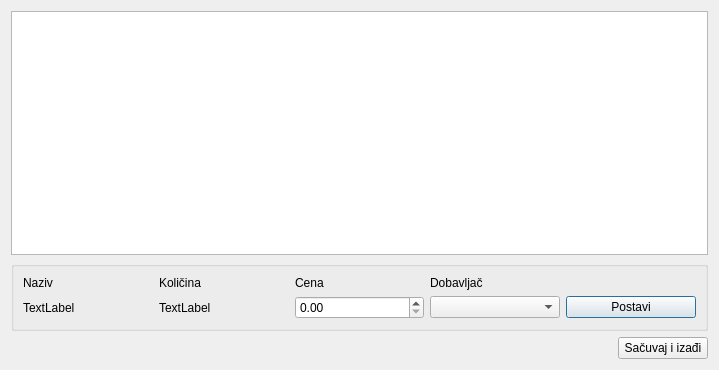
<?xml version="1.0" encoding="UTF-8"?>
<ui version="4.0">
 <class>BiranjeDobavljacaA4</class>
 <widget class="QDialog" name="BiranjeDobavljacaA4">
  <property name="geometry">
   <rect>
    <x>0</x>
    <y>0</y>
    <width>719</width>
    <height>370</height>
   </rect>
  </property>
  <property name="windowTitle">
   <string>Dialog</string>
  </property>
  <layout class="QGridLayout" name="gridLayout_2">
   <item row="0" column="0">
    <widget class="QTreeView" name="tvStavke"/>
   </item>
   <item row="1" column="0">
    <widget class="QGroupBox" name="groupBox_2">
     <property name="title">
      <string/>
     </property>
     <layout class="QGridLayout" name="gridLayout">
      <item row="0" column="0">
       <widget class="QLabel" name="lbNaziv_2">
        <property name="text">
         <string>Naziv</string>
        </property>
       </widget>
      </item>
      <item row="0" column="1">
       <widget class="QLabel" name="lbKolicina_2">
        <property name="text">
         <string>Količina</string>
        </property>
       </widget>
      </item>
      <item row="0" column="2">
       <widget class="QLabel" name="lbKolicina_3">
        <property name="text">
         <string>Cena</string>
        </property>
       </widget>
      </item>
      <item row="0" column="3">
       <widget class="QLabel" name="lbKolicina_4">
        <property name="text">
         <string>Dobavljač</string>
        </property>
       </widget>
      </item>
      <item row="1" column="0">
       <widget class="QLabel" name="lbNaziv">
        <property name="text">
         <string>TextLabel</string>
        </property>
       </widget>
      </item>
      <item row="1" column="1">
       <widget class="QLabel" name="lbKolicina">
        <property name="text">
         <string>TextLabel</string>
        </property>
       </widget>
      </item>
      <item row="1" column="3">
       <widget class="QComboBox" name="cbDobavljac"/>
      </item>
      <item row="1" column="4">
       <widget class="QPushButton" name="btnOdobri">
        <property name="text">
         <string>Postavi</string>
        </property>
       </widget>
      </item>
      <item row="1" column="2">
       <widget class="QDoubleSpinBox" name="inputOdobrena"/>
      </item>
     </layout>
    </widget>
   </item>
   <item row="2" column="0">
    <layout class="QHBoxLayout" name="horizontalLayout">
     <item>
      <spacer name="horizontalSpacer">
       <property name="orientation">
        <enum>Qt::Horizontal</enum>
       </property>
       <property name="sizeHint" stdset="0">
        <size>
         <width>40</width>
         <height>20</height>
        </size>
       </property>
      </spacer>
     </item>
     <item>
      <widget class="QPushButton" name="btnSacuvajIzadji">
       <property name="minimumSize">
        <size>
         <width>90</width>
         <height>0</height>
        </size>
       </property>
       <property name="text">
        <string>Sačuvaj i izađi</string>
       </property>
      </widget>
     </item>
    </layout>
   </item>
  </layout>
 </widget>
 <resources/>
 <connections/>
</ui>
